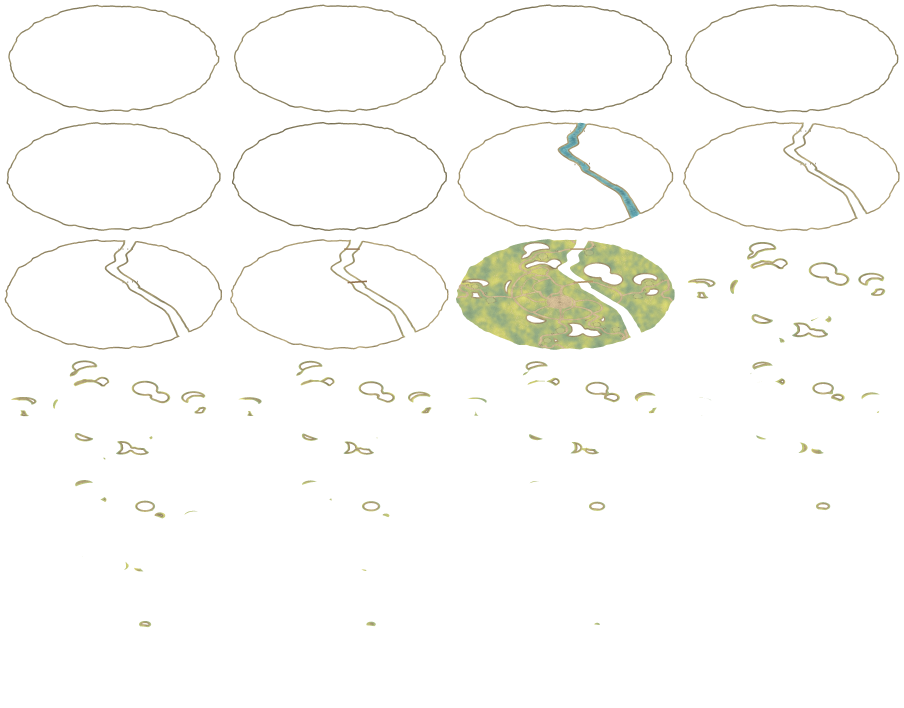
#> input picture src/art/town_sections.webp, 4520 x 3540 px, given in place of town_sections.webp.webp, which was not available (shown at 1/5 size)
$ python -i town_architecture.py   (imports and definitions only)
#> lines starting #> are read from the running program, lines starting #| are printed output that depends on the picture
"""Bake illustrated town architecture in the same object space as the terrain stacks."""
from functools import lru_cache
import math
from pathlib import Path

import numpy as np
from PIL import Image, ImageChops, ImageDraw, ImageOps
from scipy.ndimage import gaussian_filter

GAME = Path(__file__).resolve().parents[1]
TRADES = ('forge', 'shop_armor', 'inn', 'tavern', 'shop_alchemy', 'shop_magic')


# [17 lines left out: functions painting, patch, not called in this run]


@lru_cache(None)
def pigment(kind, color):
    """Tile lips, broken mortar and paper grain painted once in surface coordinates."""
    base = np.array(tuple(bytes.fromhex(color)))
    rng = np.random.default_rng(int(color, 16))
    size = (168, 96)
    im = Image.new('RGB', size, tuple(base))
    pen = ImageDraw.Draw(im)

    def wash(value):
        return tuple(np.clip(base*value, 0, 255).astype(int))

    if kind in ('roof', 'stone', 'wood'):
        bw, bh = {'roof': (18, 13), 'stone': (31, 17), 'wood': (20, 96)}[kind]
        for row, y in enumerate(range(-2, size[1], bh)):
            for x in range(-bw + row % 2*bw//2, size[0], bw):
                v = rng.uniform(.85, 1.15)
                pen.rectangle((x, y, x+bw, y+bh), fill=wash(v))
                if kind == 'roof':
                    pen.line([(x+1,y+2),(x+2,y+bh-3),(x+bw//2,y+bh),(x+bw-1,y+bh-2)],
                             fill=wash(v*.63), width=2)
                    pen.line([(x+4,y+4),(x+5,y+bh-4),(x+bw//2,y+bh-2)], fill=wash(v*1.18))
                else:
                    pen.line([(x+1,y),(x,y+bh-1),(x+bw,y+bh-1)], fill=wash(v*.72), width=2)
                    pen.line([(x+2,y+1),(x+bw-3,y+1)], fill=wash(v*1.13), width=2)
    noise = rng.normal(0, 1, (size[1], size[0]))
    tint = noise*.027 + gaussian_filter(noise, 2)*.32 + gaussian_filter(noise, 6)*.63
    return Image.fromarray(np.uint8(np.clip(np.array(im)*(1+tint[:,:,None]), 0, 255))).convert('RGBA')


UV = ((0,0), (1,0), (1,1), (0,1))
TRI = ((0,1), (.5,0), (1,1))


class Model:
    def __init__(self):
        self.faces = []

    def face(self, points, texture, uv=UV, tint=1):
        self.faces.append((np.asarray(points, float), np.asarray(texture), np.asarray(uv), tint))

    def block(self, x, y, z, w, d, h, front, side=None, back=None, top=None):
        side = front if side is None else side
        back = side if back is None else back
        edge = [(x-w/2,y+d/2), (x+w/2,y+d/2), (x+w/2,y-d/2), (x-w/2,y-d/2)]
        for i, (tex, shade) in enumerate(zip((front,side,back,side), (1,.92,.85,.95))):
            a,b = edge[i],edge[(i+1)%4]
            self.face([(*a,z+h), (*b,z+h), (*b,z), (*a,z)], tex, tint=shade)
        self.face([(*p,z+h) for p in edge], top if top is not None else side)

    # [17 lines left out: function roof, not called in this run]

    def drum(self,x,y,z,r,top,h,texture,n=12, cap=None):
        angles=np.arange(n+1)*math.tau/n
        ring=np.column_stack((np.cos(angles), np.sin(angles)))
        for i,(a,b) in enumerate(zip(ring,ring[1:])):
            def point(p,radius,height):
                return (x+p[0]*radius,y+p[1]*radius,height)
            shade=.87+.14*(a[1]*.8-a[0]*.55)
            u0 = (i*3 % n) / n
            u1 = u0 + 3/n
            self.face([point(a,top,z+h), point(b,top,z+h), point(b,r,z), point(a,r,z)],
                      texture, ((u0,0),(u1,0),(u1,1),(u0,1)), shade)
            if cap is not None:
                self.face([(x,y,z+h),point(a,top,z+h),point(b,top,z+h)],cap,
                          ((.5,.5),tuple(.5+a*.5),tuple(.5+b*.5)))

    # [39 lines left out: function render, not called in this run]


# Rectify the illustrated street fronts and window bays onto individual model faces.
# Coordinate pairs are measured on the 300px reference cell, clockwise from top left.
FRONTS = {
    'shop': ((27,139),(170,188),(170,279),(27,234)),
    'forge': ((23,166),(230,167),(230,275),(23,276)),
    'shop_armor': ((23,151),(192,158),(192,287),(23,270)),
    'inn': ((22,118),(212,124),(212,286),(23,272)),
    'tavern': ((49,143),(212,152),(212,267),(48,259)),
    'shop_alchemy': ((26,132),(226,137),(226,276),(26,264)),
    'shop_magic': ((47,152),(205,157),(205,279),(47,267)),
}
SIDES = {
    'shop': ((181,179),(263,122),(263,204),(181,271)),
    'forge': ((234,167),(273,163),(273,253),(234,273)),
    'shop_armor': ((195,161),(263,134),(263,245),(195,283)),
    'inn': ((215,125),(275,100),(275,254),(215,284)),
    'tavern': ((213,155),(267,132),(267,233),(213,264)),
    'shop_alchemy': ((229,140),(272,122),(272,250),(229,271)),
    'shop_magic': ((208,159),(269,133),(269,245),(208,276)),
}
COLORS = dict(forge='706c81',shop_armor='477b73',shop='879264',inn='5e6490',tavern='a45253',
              shop_alchemy='82915e',shop_magic='846199')
WOOD = '97724e'
STONE = 'cdb997'


# [100 lines left out: functions barrel, timber_gable, trade_model, not called in this run]


@lru_cache(None)
def garden_brush():
    rng=np.random.default_rng(475)
    im=Image.new('RGBA',(64,44))
    d=ImageDraw.Draw(im)
    for i in range(170):
        x=rng.uniform(3,60)
        y=35-20*math.sin(x*math.pi/64)+rng.uniform(-9,8)
        shade=rng.choice(['#626d40','#79834a','#a4a65b','#97a252','#bac474'])
        d.line((x+1,41,x,y),fill='#899054',width=1)
        d.ellipse((x-2,y-2,x+2,y+1), fill=shade)
        if i%7==0:
            d.ellipse((x-2,y-2,x+2,y+1),fill='#f4cf9c' if i%3 else '#e8a4a5')
    return im


def garden(m,x,y,r):
    brush=garden_brush()
    for dx,dy in [(r,r*.25),(-r*.34,r)]:
        m.face([(x-dx,y-dy,r*1.4),(x+dx,y+dy,r*1.4),(x+dx,y+dy,0),(x-dx,y-dy,0)],brush)


# [145 lines left out: functions guild_model, specialty_stamps, grove_frames, not called in this run]


def village_model(name):
    """Project the painted masonry courses and carpentry around each structure."""
#> called with name = '../art/town_sections.webp'
    m=Model()
    art=Image.open(GAME/'assets'/f'scenery_{name}.webp')
#> art is the input picture: PIL image 4520x3540 RGBA; mean R, G, B, A 173.5, 170.5, 108.8, 12.2
    bounds=art.getchannel('A').point(lambda v: 255 if v>40 else 0).getbbox()
#> bounds = (23, 21, 4498, 3136)
    art=art.crop(bounds).resize((240,220),Image.Resampling.LANCZOS)
#> art: PIL image 240x220 RGBA
    stone=pigment('stone','c6b695')
    wood=pigment('wood','ab8159')
#> call 2 of pigment, with kind = 'wood', color = 'ab8159'
#> in pigment (call 2), `tint = noise*.027 + gaussian_filter(noise, 2)*.32 + gaussian_filter(no..`:
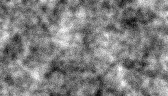
#> tint: shape (96, 168) float64; min -0.284, max 0.291, mean 0.00412; drawn with min black and max white
    dark=pigment('wood','805f42')
#> call 3 of pigment, with kind = 'wood', color = '805f42'
#> in pigment (call 3), `noise = rng.normal(0, 1, (size[1], size[0]))`:
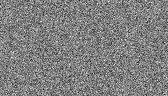
#> noise: shape (96, 168) float64; min -4.06, max 4.01, mean -0.00554; drawn with min black and max white
#> in pigment (call 3), `tint = noise*.027 + gaussian_filter(noise, 2)*.32 + gaussian_filter(no..`:
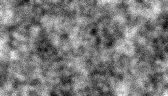
#> tint: shape (96, 168) float64; min -0.286, max 0.298, mean -0.00541; drawn with min black and max white
#> in pigment (call 3), `return Image.fromarray(np.uint8(np.clip(np.array(im)*(1+tint[:,:,None]..`:
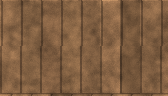
#> returned value: PIL image 168x96 RGBA; mean R, G, B, A 126.9, 94, 64.9, 255
    gold=pigment('plain','d8ad60')
#> call 4 of pigment, with kind = 'plain', color = 'd8ad60'
#> in pigment (call 4), `return Image.fromarray(np.uint8(np.clip(np.array(im)*(1+tint[:,:,None]..`:
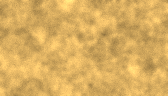
#> returned value: PIL image 168x96 RGBA; mean R, G, B, A 217.8, 174.5, 96.6, 255
    if name=='well':
        water=pigment('plain','534f43')
        curb=patch(art,((58,159),(130,170),(131,194),(57,181)))
        m.drum(0,0,0,13,13,10,curb,12,stone)
        m.drum(0,0,10,14,14,2,stone,12,stone)
        m.drum(0,0,12,10.5,10.5,.1,water,12,water)
        for x in (-13,13):
            m.block(x,0,0,3,4,28,wood)
        m.block(0,0,19,30,2,2,dark)
        m.block(16,0,16,2,2,5,wood)
        m.block(17,0,16,5,2,1.7,dark)
        m.block(2,0,10,.8,.8,10,wood)
        barrel(m,2,0,9,3.4,5)
        m.roof(0,0,27,27,37,10,pigment('roof','c57f50'),wood,across=True)
        garden(m,-11,7,5)
    elif name=='watch':
        m.block(0,0,0,34,34,2,stone)
        for x in (-13,13):
            for y in (-13,13):
                m.block(x,y,1,3,3,46,wood)
        for level in (21,33):
            m.block(0,0,level,34,34,3,dark)
        flag=art.crop((146,103,163,148))
        for sign in (-1,1):
            for z in (38,43):
                m.block(0,sign*14,z,31,1.8,2,wood)
                m.block(sign*14,0,z,1.8,31,2,wood)
            m.block(sign*14,3,15,1,7,14,dark,flag)
        for x in (-4,4):
            m.block(x,17,0,1.5,2,33,wood)
        for z in range(3,33,4):
            m.block(0,17,z,9,2,1.2,wood)
        # A hipped roof with a gold finial, matching the square look-out deck.
        tiles=pigment('roof','bb734e')
        ring=[(-21,21),(21,21),(21,-21),(-21,-21)]
        for i,(x,y) in enumerate(ring):
            nx,ny=ring[(i+1)%4]
            m.face([(x,y,46),(0,0,64),(nx,ny,46)],tiles,TRI,tint=1-.06*(i%3))
        m.drum(0,0,63,2,.6,4,gold,8)
        garden(m,-12,-13,4)
    else:
        magic=name=='magic'
        masonry=art.crop((63,116,96,150)) if magic else art.crop((133,115,190,158))
        m.drum(0,0,0,18,17,5,stone)
        m.drum(0,0,5,16,13,32,masonry)
        m.drum(0,0,35,14,17,6,stone)
        m.drum(0,0,41,17,17,5,masonry,cap=stone)
        door=art.crop((68,171,105,207) if magic else (65,165,103,200))
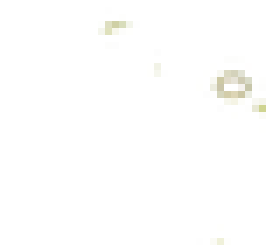
#> door: PIL image 38x35 RGBA (shown 7 times larger); mean R, G, B, A 11.5, 11.3, 7.3, 2.6; transparent parts drawn white
        m.block(0,15,1,9,2,13,door,stone)
#> the loop in block, `for i, (tex, shade) in enumerate(zip((front,side,back,side), (1,.92,.8..` made 4 passes
#> (shade, a, b) on passes 1 to 4: (1, (-4.5, 16), (4.5, 16)), (0.92, (4.5, 16), (4.5, 14)), (0.85, (4.5, 14), (-4.5, 14)), (0.95, (-4.5, 14), (-4.5, 16))
        if magic:
            roof=pigment('roof','9575a1')
            m.drum(0,0,46,19,8,14,roof)
            m.drum(0,0,60,8,2,12,roof)
            m.drum(0,0,72,3,2,3,gold,8)
            gem=pigment('plain','70c6ce')
            m.drum(0,0,75,1.2,4.2,5,gem,6)
            m.drum(0,0,80,4.2,.2,8,gem,6)
            for x,y in [(-11,6),(9,-7)]:
                m.drum(x,y,39,4,4,8,masonry)
                m.drum(x,y,47,5,.4,9,roof)
        else:
            for i in range(12):
                a=i*math.tau/12
                m.block(15*math.cos(a),15*math.sin(a),45,4.4,4.4,5,stone)
            m.drum(0,0,45,1,1,18,wood,8)
            flag=art.crop((128,3,166,20))
            m.face([(0,0,63),(12,-1,63),(12,-1,57),(0,0,56)],flag)
        for x,y in [(10,10),(-11,9),(10,-11)]:
            garden(m,x,y,6)
#> this loop made 3 passes
#> pass 1, in garden, `brush=garden_brush()`:
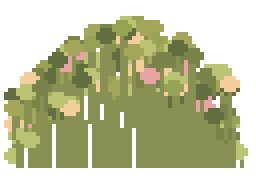
#> brush: PIL image 64x44 RGBA (shown 4 times larger); mean R, G, B, A 90.7, 93.1, 55.7, 157.7; transparent parts drawn white
    return m

>>> result = village_model('../art/town_sections.webp')
